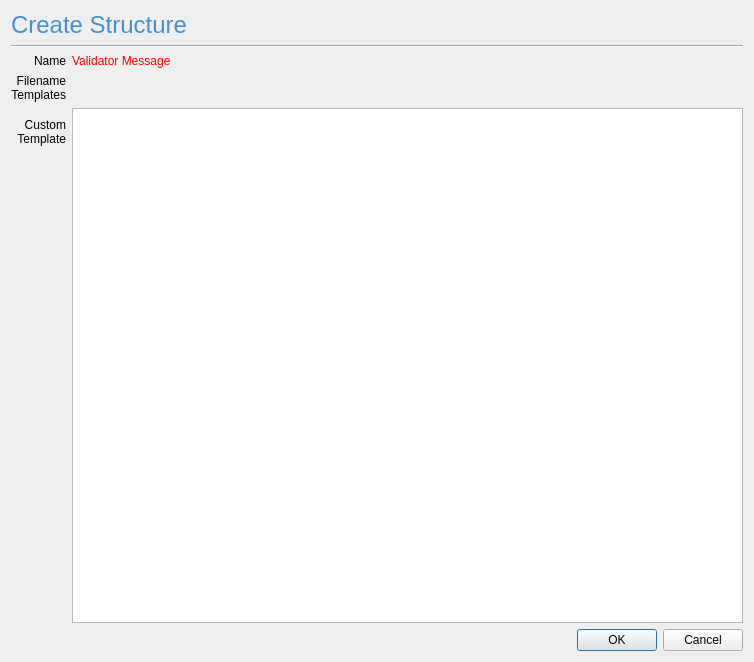
<?xml version="1.0" encoding="UTF-8"?>
<ui version="4.0">
 <class>Dialog</class>
 <widget class="QDialog" name="Dialog">
  <property name="geometry">
   <rect>
    <x>0</x>
    <y>0</y>
    <width>754</width>
    <height>662</height>
   </rect>
  </property>
  <property name="windowTitle">
   <string>Dialog</string>
  </property>
  <layout class="QVBoxLayout" name="verticalLayout" stretch="0,0,1,0">
   <item>
    <widget class="QLabel" name="dialog_label">
     <property name="styleSheet">
      <string notr="true">color: rgb(71, 143, 202);
font: 18pt;</string>
     </property>
     <property name="text">
      <string>Create Structure</string>
     </property>
    </widget>
   </item>
   <item>
    <widget class="Line" name="line">
     <property name="orientation">
      <enum>Qt::Horizontal</enum>
     </property>
    </widget>
   </item>
   <item>
    <layout class="QFormLayout" name="formLayout">
     <property name="labelAlignment">
      <set>Qt::AlignRight|Qt::AlignTrailing|Qt::AlignVCenter</set>
     </property>
     <item row="0" column="0">
      <widget class="QLabel" name="name_label">
       <property name="text">
        <string>Name</string>
       </property>
      </widget>
     </item>
     <item row="0" column="1">
      <layout class="QVBoxLayout" name="name_fields_verticalLayout">
       <item>
        <widget class="QLabel" name="name_validator_label">
         <property name="styleSheet">
          <string notr="true">color: rgb(255, 0, 0);</string>
         </property>
         <property name="text">
          <string>Validator Message</string>
         </property>
        </widget>
       </item>
      </layout>
     </item>
     <item row="1" column="0">
      <widget class="QLabel" name="filenmate_templates_label">
       <property name="text">
        <string>&lt;html&gt;&lt;head/&gt;&lt;body&gt;&lt;p align=&quot;right&quot;&gt;Filename&lt;br/&gt;Templates&lt;/p&gt;&lt;/body&gt;&lt;/html&gt;</string>
       </property>
      </widget>
     </item>
     <item row="1" column="1">
      <layout class="QVBoxLayout" name="filename_template_fields_verticalLayout"/>
     </item>
     <item row="2" column="0">
      <widget class="QLabel" name="custom_template_label">
       <property name="text">
        <string>&lt;html&gt;&lt;head/&gt;&lt;body&gt;&lt;p align=&quot;right&quot;&gt;Custom&lt;br/&gt;Template&lt;/p&gt;&lt;/body&gt;&lt;/html&gt;</string>
       </property>
      </widget>
     </item>
     <item row="2" column="1">
      <widget class="QPlainTextEdit" name="custom_template_plainTextEdit"/>
     </item>
    </layout>
   </item>
   <item>
    <widget class="QDialogButtonBox" name="buttonBox">
     <property name="orientation">
      <enum>Qt::Horizontal</enum>
     </property>
     <property name="standardButtons">
      <set>QDialogButtonBox::Cancel|QDialogButtonBox::Ok</set>
     </property>
    </widget>
   </item>
  </layout>
 </widget>
 <resources/>
 <connections>
  <connection>
   <sender>buttonBox</sender>
   <signal>accepted()</signal>
   <receiver>Dialog</receiver>
   <slot>accept()</slot>
   <hints>
    <hint type="sourcelabel">
     <x>248</x>
     <y>254</y>
    </hint>
    <hint type="destinationlabel">
     <x>157</x>
     <y>274</y>
    </hint>
   </hints>
  </connection>
  <connection>
   <sender>buttonBox</sender>
   <signal>rejected()</signal>
   <receiver>Dialog</receiver>
   <slot>reject()</slot>
   <hints>
    <hint type="sourcelabel">
     <x>316</x>
     <y>260</y>
    </hint>
    <hint type="destinationlabel">
     <x>286</x>
     <y>274</y>
    </hint>
   </hints>
  </connection>
 </connections>
</ui>
